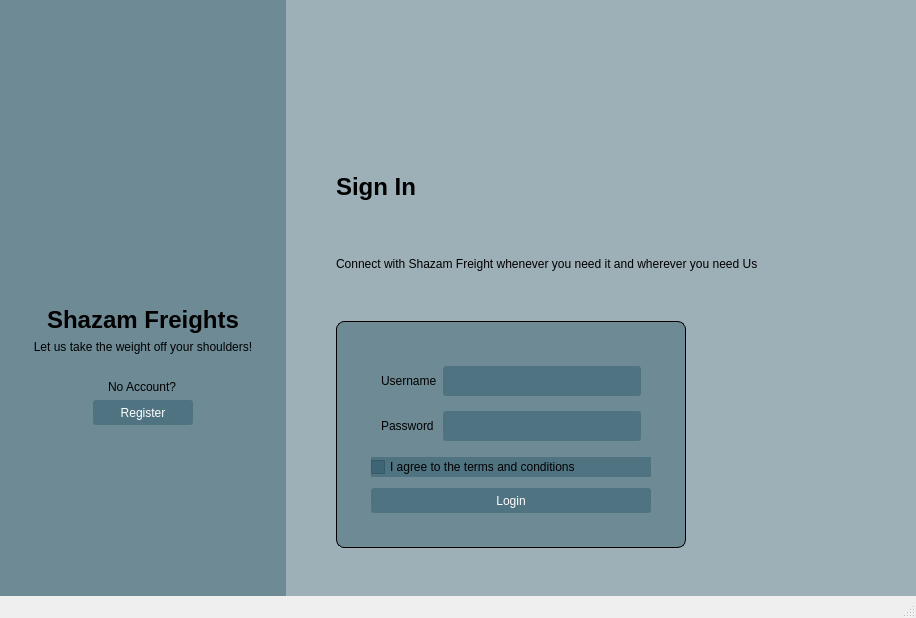
<?xml version="1.0" encoding="UTF-8"?>
<ui version="4.0">
 <class>MainWindow</class>
 <widget class="QMainWindow" name="MainWindow">
  <property name="geometry">
   <rect>
    <x>0</x>
    <y>0</y>
    <width>916</width>
    <height>618</height>
   </rect>
  </property>
  <property name="windowTitle">
   <string>MainWindow</string>
  </property>
  <property name="styleSheet">
   <string notr="true">#centralWidget {background: rgba(32, 80,96, 100); }

#topPanel { 
background-color: qlineargradient(spread:reflect, x1:0.5, y1:0, x2:0, y2:0, stop:0 rgba(91, 204, 233, 100), stop: 1 rgba(32, 80, 96, 100));
}

#LoginForm {
     background: rgba(0, 0, 0, 80);
     border-radius: 8px;
}



QLabel { color: white; }

QLineEdit { border-radius: 3px; }

QPushButton { color: white; background-color: #27a9e3; border-width: 0px; border-radius: 3px; }

QPushButton:hover { background-color: #66c011; }

</string>
  </property>
  <widget class="QWidget" name="centralwidget">
   <property name="styleSheet">
    <string notr="true">background: rgba(32, 80,96, 100); </string>
   </property>
   <layout class="QHBoxLayout" name="horizontalLayout">
    <property name="spacing">
     <number>0</number>
    </property>
    <property name="leftMargin">
     <number>0</number>
    </property>
    <property name="topMargin">
     <number>0</number>
    </property>
    <property name="rightMargin">
     <number>80</number>
    </property>
    <property name="bottomMargin">
     <number>0</number>
    </property>
    <item>
     <widget class="QWidget" name="topPanel" native="true">
      <layout class="QVBoxLayout" name="verticalLayout_10">
       <property name="leftMargin">
        <number>0</number>
       </property>
       <property name="topMargin">
        <number>0</number>
       </property>
       <property name="rightMargin">
        <number>0</number>
       </property>
       <property name="bottomMargin">
        <number>0</number>
       </property>
       <item>
        <layout class="QVBoxLayout" name="verticalLayout_11">
         <property name="spacing">
          <number>6</number>
         </property>
         <property name="leftMargin">
          <number>0</number>
         </property>
         <property name="topMargin">
          <number>0</number>
         </property>
         <property name="bottomMargin">
          <number>0</number>
         </property>
         <item>
          <spacer name="verticalSpacer_5">
           <property name="orientation">
            <enum>Qt::Vertical</enum>
           </property>
           <property name="sizeHint" stdset="0">
            <size>
             <width>20</width>
             <height>150</height>
            </size>
           </property>
          </spacer>
         </item>
         <item alignment="Qt::AlignHCenter">
          <widget class="QLabel" name="Logo_2">
           <property name="sizePolicy">
            <sizepolicy hsizetype="Fixed" vsizetype="Fixed">
             <horstretch>0</horstretch>
             <verstretch>0</verstretch>
            </sizepolicy>
           </property>
           <property name="minimumSize">
            <size>
             <width>150</width>
             <height>150</height>
            </size>
           </property>
           <property name="focusPolicy">
            <enum>Qt::NoFocus</enum>
           </property>
           <property name="contextMenuPolicy">
            <enum>Qt::NoContextMenu</enum>
           </property>
           <property name="acceptDrops">
            <bool>false</bool>
           </property>
           <property name="toolTipDuration">
            <number>-1</number>
           </property>
           <property name="styleSheet">
            <string notr="true">background-color: transparent;
border-image: url(:/new/Images/Logo5.png);
</string>
           </property>
           <property name="frameShape">
            <enum>QFrame::NoFrame</enum>
           </property>
           <property name="text">
            <string/>
           </property>
          </widget>
         </item>
         <item>
          <widget class="QLabel" name="shazamLoginLabel">
           <property name="styleSheet">
            <string notr="true">font-size: 18pt;
background-color: transparent;
font-weight: bold;
color: black;
</string>
           </property>
           <property name="text">
            <string>Shazam Freights</string>
           </property>
           <property name="alignment">
            <set>Qt::AlignCenter</set>
           </property>
          </widget>
         </item>
         <item>
          <widget class="QLabel" name="sloganLabel">
           <property name="styleSheet">
            <string notr="true">background-color: transparent;
color: black;
</string>
           </property>
           <property name="text">
            <string>Let us take the weight off your shoulders!</string>
           </property>
           <property name="alignment">
            <set>Qt::AlignCenter</set>
           </property>
          </widget>
         </item>
        </layout>
       </item>
       <item>
        <layout class="QVBoxLayout" name="verticalLayout_12">
         <item>
          <spacer name="verticalSpacer_4">
           <property name="orientation">
            <enum>Qt::Vertical</enum>
           </property>
           <property name="sizeType">
            <enum>QSizePolicy::Fixed</enum>
           </property>
           <property name="sizeHint" stdset="0">
            <size>
             <width>20</width>
             <height>20</height>
            </size>
           </property>
          </spacer>
         </item>
         <item alignment="Qt::AlignHCenter|Qt::AlignVCenter">
          <widget class="QLabel" name="label_2">
           <property name="styleSheet">
            <string notr="true">color: black;
background-color: transparent;
</string>
           </property>
           <property name="text">
            <string>No Account?</string>
           </property>
          </widget>
         </item>
         <item alignment="Qt::AlignHCenter">
          <widget class="QPushButton" name="pushButton_2">
           <property name="sizePolicy">
            <sizepolicy hsizetype="Minimum" vsizetype="Maximum">
             <horstretch>5</horstretch>
             <verstretch>0</verstretch>
            </sizepolicy>
           </property>
           <property name="minimumSize">
            <size>
             <width>100</width>
             <height>25</height>
            </size>
           </property>
           <property name="maximumSize">
            <size>
             <width>250</width>
             <height>25</height>
            </size>
           </property>
           <property name="styleSheet">
            <string notr="true"/>
           </property>
           <property name="text">
            <string>Register</string>
           </property>
           <property name="iconSize">
            <size>
             <width>16</width>
             <height>16</height>
            </size>
           </property>
          </widget>
         </item>
         <item>
          <spacer name="verticalSpacer_6">
           <property name="orientation">
            <enum>Qt::Vertical</enum>
           </property>
           <property name="sizeHint" stdset="0">
            <size>
             <width>253</width>
             <height>37</height>
            </size>
           </property>
          </spacer>
         </item>
        </layout>
       </item>
      </layout>
     </widget>
    </item>
    <item>
     <spacer name="verticalSpacer">
      <property name="orientation">
       <enum>Qt::Vertical</enum>
      </property>
      <property name="sizeType">
       <enum>QSizePolicy::Fixed</enum>
      </property>
      <property name="sizeHint" stdset="0">
       <size>
        <width>20</width>
        <height>30</height>
       </size>
      </property>
     </spacer>
    </item>
    <item>
     <layout class="QVBoxLayout" name="verticalLayout_2">
      <property name="leftMargin">
       <number>30</number>
      </property>
      <property name="rightMargin">
       <number>0</number>
      </property>
      <item>
       <spacer name="verticalSpacer_3">
        <property name="orientation">
         <enum>Qt::Vertical</enum>
        </property>
        <property name="sizeType">
         <enum>QSizePolicy::Maximum</enum>
        </property>
        <property name="sizeHint" stdset="0">
         <size>
          <width>20</width>
          <height>120</height>
         </size>
        </property>
       </spacer>
      </item>
      <item>
       <widget class="QLabel" name="signLabel">
        <property name="maximumSize">
         <size>
          <width>16777215</width>
          <height>40</height>
         </size>
        </property>
        <property name="styleSheet">
         <string notr="true">font-size: 18pt;
background-color: transparent;
font-weight: bold;
color: black;
</string>
        </property>
        <property name="text">
         <string>Sign In</string>
        </property>
       </widget>
      </item>
      <item>
       <widget class="QLabel" name="signInConnectLabel">
        <property name="minimumSize">
         <size>
          <width>500</width>
          <height>0</height>
         </size>
        </property>
        <property name="maximumSize">
         <size>
          <width>16777215</width>
          <height>20</height>
         </size>
        </property>
        <property name="styleSheet">
         <string notr="true">background-color: transparent;

color: rgb(0, 0, 0);</string>
        </property>
        <property name="text">
         <string>Connect with Shazam Freight whenever you need it and wherever you need Us</string>
        </property>
       </widget>
      </item>
      <item>
       <widget class="QWidget" name="LoginForm" native="true">
        <property name="sizePolicy">
         <sizepolicy hsizetype="Fixed" vsizetype="Fixed">
          <horstretch>0</horstretch>
          <verstretch>0</verstretch>
         </sizepolicy>
        </property>
        <property name="minimumSize">
         <size>
          <width>350</width>
          <height>200</height>
         </size>
        </property>
        <property name="styleSheet">
         <string notr="true">#LoginForm { border: 1px solid;}
QLabel {background-color: transparent; color: black;}</string>
        </property>
        <layout class="QVBoxLayout" name="verticalLayout_3">
         <property name="leftMargin">
          <number>35</number>
         </property>
         <property name="topMargin">
          <number>35</number>
         </property>
         <property name="rightMargin">
          <number>35</number>
         </property>
         <property name="bottomMargin">
          <number>35</number>
         </property>
         <item>
          <layout class="QFormLayout" name="formLayout">
           <property name="verticalSpacing">
            <number>15</number>
           </property>
           <property name="leftMargin">
            <number>10</number>
           </property>
           <property name="topMargin">
            <number>10</number>
           </property>
           <property name="rightMargin">
            <number>10</number>
           </property>
           <property name="bottomMargin">
            <number>10</number>
           </property>
           <item row="0" column="0">
            <widget class="QLabel" name="usernameLabel">
             <property name="minimumSize">
              <size>
               <width>0</width>
               <height>30</height>
              </size>
             </property>
             <property name="styleSheet">
              <string notr="true">background-color: transparent;</string>
             </property>
             <property name="text">
              <string>Username</string>
             </property>
            </widget>
           </item>
           <item row="0" column="1">
            <widget class="QLineEdit" name="usernameLineEdit">
             <property name="minimumSize">
              <size>
               <width>0</width>
               <height>30</height>
              </size>
             </property>
            </widget>
           </item>
           <item row="1" column="0">
            <widget class="QLabel" name="passwordLabel">
             <property name="minimumSize">
              <size>
               <width>0</width>
               <height>30</height>
              </size>
             </property>
             <property name="styleSheet">
              <string notr="true">background-color: transparent;</string>
             </property>
             <property name="text">
              <string>Password</string>
             </property>
            </widget>
           </item>
           <item row="1" column="1">
            <widget class="QLineEdit" name="passwordLineEdit">
             <property name="minimumSize">
              <size>
               <width>0</width>
               <height>30</height>
              </size>
             </property>
             <property name="echoMode">
              <enum>QLineEdit::Password</enum>
             </property>
            </widget>
           </item>
          </layout>
         </item>
         <item>
          <widget class="QCheckBox" name="checkBox">
           <property name="text">
            <string>I agree to the terms and conditions</string>
           </property>
          </widget>
         </item>
         <item>
          <spacer name="verticalSpacer_2">
           <property name="orientation">
            <enum>Qt::Vertical</enum>
           </property>
           <property name="sizeType">
            <enum>QSizePolicy::Fixed</enum>
           </property>
           <property name="sizeHint" stdset="0">
            <size>
             <width>20</width>
             <height>5</height>
            </size>
           </property>
          </spacer>
         </item>
         <item>
          <widget class="QPushButton" name="LoginButton">
           <property name="enabled">
            <bool>true</bool>
           </property>
           <property name="minimumSize">
            <size>
             <width>0</width>
             <height>25</height>
            </size>
           </property>
           <property name="cursor">
            <cursorShape>PointingHandCursor</cursorShape>
           </property>
           <property name="focusPolicy">
            <enum>Qt::ClickFocus</enum>
           </property>
           <property name="text">
            <string>Login</string>
           </property>
          </widget>
         </item>
        </layout>
       </widget>
      </item>
     </layout>
    </item>
   </layout>
  </widget>
  <widget class="QStatusBar" name="statusbar"/>
 </widget>
 <resources/>
 <connections/>
</ui>
